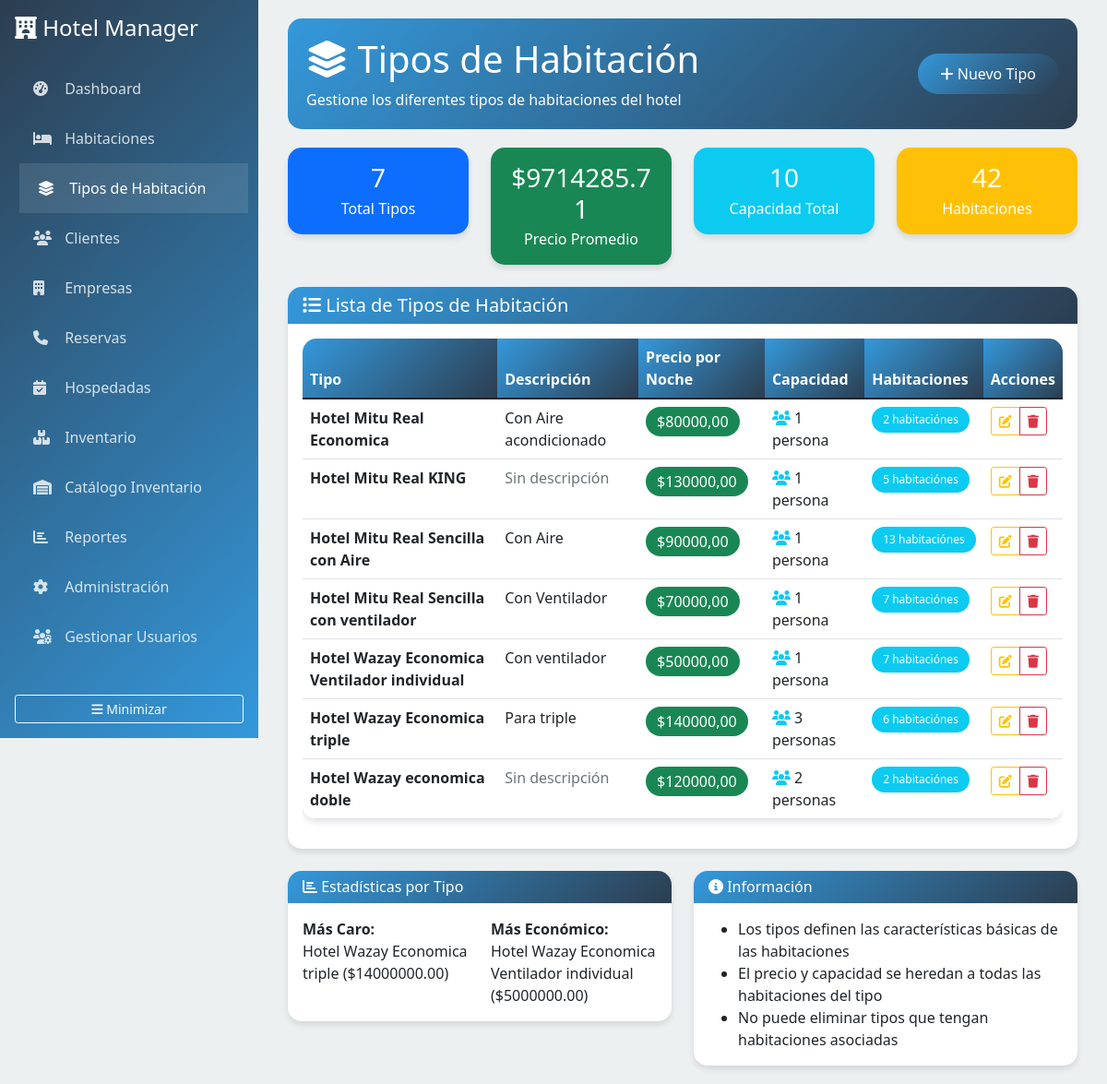
The page /tipos-habitacion/ on the database its author committed.
### hotel/models.py (models this page shows, shortened)
class TipoHabitacion(models.Model):
    nombre = models.CharField(max_length=50, verbose_name="Tipo de Habitación")
    precio_por_noche = models.DecimalField(
        max_digits=10,
        decimal_places=2,
        validators=[MinValueValidator(Decimal('0.01'))],
        verbose_name="Precio por Noche"
    )
    descripcion = models.TextField(blank=True, verbose_name="Descripción")
    capacidad_personas = models.PositiveIntegerField(default=1, verbose_name="Capacidad de Personas")
    class Meta:
        verbose_name = "Tipo de Habitación"
        verbose_name_plural = "Tipos de Habitación"

### hotel/views.py (the view)
# urls.py: path('tipos-habitacion/', views.tipos_habitacion_list, name='tipos_habitacion'),
def tipos_habitacion_list(request):
    tipos = TipoHabitacion.objects.all().order_by('nombre')
    context = {
        'tipos_habitacion': tipos,
    }
    return render(request, 'hotel/tipos_habitacion.html', context)

### templates/hotel/tipos_habitacion.html (shortened to what this page needs)
{% extends 'base.html' %}
{% block content %}
<div class="page-header d-flex justify-content-between align-items-center">
    <div>
        <h1><i class="fas fa-layer-group"></i> Tipos de Habitación</h1>
        <p class="mb-0">Gestione los diferentes tipos de habitaciones del hotel</p>
    </div>
    <div>
        <a href="{% url 'hotel:tipo_habitacion_create' %}" class="btn btn-primary">
            <i class="fas fa-plus"></i> Nuevo Tipo
        </a>
    </div>
</div>
<div class="row mb-4">
    <div class="col-md-3">
        <div class="card bg-primary text-white">
            <div class="card-body text-center">
                <h3 class="mb-1">{{ tipos_habitacion|length }}</h3>
                <p class="mb-0">Total Tipos</p>
            </div>
        </div>
    </div>
    <div class="col-md-3">
        <div class="card bg-success text-white">
            <div class="card-body text-center">
                <h3 class="mb-1" id="precio-promedio">$0</h3>
                <p class="mb-0">Precio Promedio</p>
            </div>
        </div>
    </div>
    <div class="col-md-3">
        <div class="card bg-info text-white">
            <div class="card-body text-center">
                <h3 class="mb-1" id="capacidad-total">0</h3>
                <p class="mb-0">Capacidad Total</p>
            </div>
        </div>
    </div>
    <div class="col-md-3">
        <div class="card bg-warning text-white">
            <div class="card-body text-center">
                <h3 class="mb-1" id="habitaciones-total">0</h3>
                <p class="mb-0">Habitaciones</p>
            </div>
        </div>
    </div>
</div>
<div class="card">
    <div class="card-header">
        <h5 class="mb-0"><i class="fas fa-list"></i> Lista de Tipos de Habitación</h5>
    </div>
    <div class="card-body">
        {% if tipos_habitacion %}
        <div class="table-responsive">
            <table class="table table-hover">
                <thead class="table-dark">
                    <tr>
                        <th>Tipo</th>
                        <th>Descripción</th>
                        <th>Precio por Noche</th>
                        <th>Capacidad</th>
                        <th>Habitaciones</th>
                        <th>Acciones</th>
                    </tr>
                </thead>
                <tbody>
                    {% for tipo in tipos_habitacion %}
                    <tr>
                        <td>
                            <strong>{{ tipo.nombre }}</strong>
                        </td>
                        <td>
                            {% if tipo.descripcion %}
                                {{ tipo.descripcion|truncatewords:15 }}
                            {% else %}
                                <span class="text-muted">Sin descripción</span>
                            {% endif %}
                        </td>
                        <td>
                            <span class="badge bg-success fs-6">${{ tipo.precio_por_noche|floatformat:2 }}</span>
                        </td>
                        <td>
                            <i class="fas fa-users text-info"></i> {{ tipo.capacidad_personas }} persona{{ tipo.capacidad_personas|pluralize }}
                        </td>
                        <td>
                            <span class="badge bg-info" data-tipo-habitaciones="{{ tipo.habitacion_set.count }}">
                                {{ tipo.habitacion_set.count }} habitación{{ tipo.habitacion_set.count|pluralize:"es" }}
                            </span>
                        </td>
                        <td>
                            <div class="btn-group" role="group">
                                <a href="{% url 'hotel:tipo_habitacion_edit' tipo.id %}"
                                   class="btn btn-sm btn-outline-warning" title="Editar">
                                    <i class="fas fa-edit"></i>
                                </a>
                                <a href="{% url 'hotel:tipo_habitacion_delete' tipo.id %}"
                                   class="btn btn-sm btn-outline-danger" title="Eliminar">
                                    <i class="fas fa-trash"></i>
                                </a>
                            </div>
                        </td>
                    </tr>
                    {% endfor %}
                </tbody>
            </table>
        </div>
        {% endif %}
    </div>
</div>
{% if tipos_habitacion %}
<div class="row mt-4">
    <div class="col-md-6">
        <div class="card">
            <div class="card-header">
                <h6 class="mb-0"><i class="fas fa-chart-bar"></i> Estadísticas por Tipo</h6>
            </div>
            <div class="card-body">
                <div class="row">
                    <div class="col-6">
                        <strong>Más Caro:</strong><br>
                        <span id="tipo-mas-caro">-</span>
                    </div>
                    <div class="col-6">
                        <strong>Más Económico:</strong><br>
                        <span id="tipo-mas-economico">-</span>
                    </div>
                </div>
            </div>
        </div>
    </div>
    <div class="col-md-6">
        <div class="card">
            <div class="card-header">
                <h6 class="mb-0"><i class="fas fa-info-circle"></i> Información</h6>
            </div>
            <div class="card-body">
                <ul class="mb-0">
                    <li>Los tipos definen las características básicas de las habitaciones</li>
                    <li>El precio y capacidad se heredan a todas las habitaciones del tipo</li>
                    <li>No puede eliminar tipos que tengan habitaciones asociadas</li>
                </ul>
            </div>
        </div>
    </div>
</div>
{% endif %}
{% endblock %}

### templates/base.html (style rules this page uses)
:root { --primary-color: #2c3e50; --secondary-color: #3498db; --success-color: #27ae60; --warning-color: #f39c12; --danger-color: #e74c3c; --light-bg: #ecf0f1; }
body { background-color: var(--light-bg); font-family: 'Segoe UI', Tahoma, Geneva, Verdana, sans-serif; }
.card { border: none; border-radius: 15px; box-shadow: 0 4px 6px rgba(0, 0, 0, 0.1); transition: transform 0.3s ease; }
.card-header { background: linear-gradient(135deg, var(--secondary-color), var(--primary-color)); color: white; border-radius: 15px 15px 0 0 !important; border: none; }
.btn-primary { background: linear-gradient(135deg, var(--secondary-color), var(--primary-color)); border: none; border-radius: 25px; padding: 10px 25px; transition: all 0.3s ease; }
.table { background: white; border-radius: 15px; overflow: hidden; box-shadow: 0 4px 6px rgba(0, 0, 0, 0.1); }
.table thead th { background: linear-gradient(135deg, var(--secondary-color), var(--primary-color)); color: white; border: none; font-weight: 600; }
.badge { padding: 8px 12px; border-radius: 20px; font-weight: 500; }
.page-header { background: linear-gradient(135deg, var(--secondary-color), var(--primary-color)); color: white; padding: 20px; border-radius: 15px; margin-bottom: 20px; }

### rows shown on the page
TipoHabitacion: nombre "Hotel Mitu Real Economica", descripcion "Con Aire acondicionado", precio_por_noche "80000,00", capacidad_personas "1", habitacion_set.count "2"
TipoHabitacion: nombre "Hotel Mitu Real KING", descripcion "Sin descripción", precio_por_noche "130000,00", capacidad_personas "1", habitacion_set.count "5"
TipoHabitacion: nombre "Hotel Mitu Real Sencilla con Aire", descripcion "Con Aire", precio_por_noche "90000,00", capacidad_personas "1", habitacion_set.count "13"
TipoHabitacion: nombre "Hotel Mitu Real Sencilla con ventilador", descripcion "Con Ventilador", precio_por_noche "70000,00", capacidad_personas "1", habitacion_set.count "7"
TipoHabitacion: nombre "Hotel Wazay Economica Ventilador individual", descripcion "Con ventilador", precio_por_noche "50000,00", capacidad_personas "1", habitacion_set.count "7"
TipoHabitacion: nombre "Hotel Wazay Economica triple", descripcion "Para triple", precio_por_noche "140000,00", capacidad_personas "3", habitacion_set.count "6"
TipoHabitacion: nombre "Hotel Wazay economica doble", descripcion "Sin descripción", precio_por_noche "120000,00", capacidad_personas "2", habitacion_set.count "2"

### other values the page prints
{{ tipos_habitacion|length }} "7"
